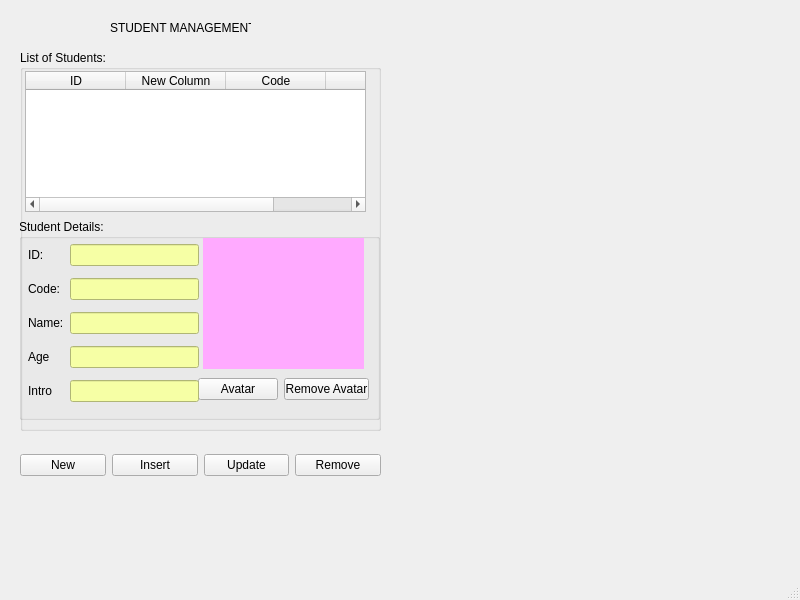
<?xml version="1.0" encoding="UTF-8"?>
<ui version="4.0">
 <class>MainWindow</class>
 <widget class="QMainWindow" name="MainWindow">
  <property name="geometry">
   <rect>
    <x>0</x>
    <y>0</y>
    <width>800</width>
    <height>600</height>
   </rect>
  </property>
  <property name="windowTitle">
   <string>K23416_LPT</string>
  </property>
  <widget class="QWidget" name="centralwidget">
   <widget class="QWidget" name="gridLayoutWidget">
    <property name="geometry">
     <rect>
      <x>20</x>
      <y>50</y>
      <width>361</width>
      <height>381</height>
     </rect>
    </property>
    <layout class="QGridLayout" name="gridLayout">
     <item row="0" column="0">
      <widget class="QGroupBox" name="groupBox">
       <property name="title">
        <string>List of Students:</string>
       </property>
       <widget class="QTableWidget" name="tableWidgetStudent">
        <property name="geometry">
         <rect>
          <x>5</x>
          <y>21</y>
          <width>341</width>
          <height>141</height>
         </rect>
        </property>
        <column>
         <property name="text">
          <string>ID</string>
         </property>
        </column>
        <column>
         <property name="text">
          <string>New Column</string>
         </property>
        </column>
        <column>
         <property name="text">
          <string>Code</string>
         </property>
        </column>
        <column>
         <property name="text">
          <string>Age</string>
         </property>
        </column>
       </widget>
       <widget class="QGroupBox" name="groupBox_3">
        <property name="geometry">
         <rect>
          <x>-1</x>
          <y>169</y>
          <width>361</width>
          <height>201</height>
         </rect>
        </property>
        <property name="title">
         <string>Student Details:</string>
        </property>
        <widget class="QLabel" name="labelAvatar">
         <property name="geometry">
          <rect>
           <x>184</x>
           <y>19</y>
           <width>161</width>
           <height>131</height>
          </rect>
         </property>
         <property name="styleSheet">
          <string notr="true">background-color: rgb(255, 170, 255);</string>
         </property>
         <property name="text">
          <string/>
         </property>
         <property name="pixmap">
          <pixmap>Image/img.png</pixmap>
         </property>
         <property name="scaledContents">
          <bool>true</bool>
         </property>
        </widget>
        <widget class="QWidget" name="horizontalLayoutWidget_2">
         <property name="geometry">
          <rect>
           <x>179</x>
           <y>150</y>
           <width>171</width>
           <height>41</height>
          </rect>
         </property>
         <layout class="QHBoxLayout" name="horizontalLayout_2">
          <item>
           <widget class="QPushButton" name="pushButtonAvatar">
            <property name="text">
             <string>Avatar</string>
            </property>
           </widget>
          </item>
          <item>
           <widget class="QPushButton" name="pushButton">
            <property name="text">
             <string>Remove Avatar</string>
            </property>
           </widget>
          </item>
         </layout>
        </widget>
        <widget class="QWidget" name="gridLayoutWidget_2">
         <property name="geometry">
          <rect>
           <x>9</x>
           <y>19</y>
           <width>171</width>
           <height>171</height>
          </rect>
         </property>
         <layout class="QGridLayout" name="gridLayout_2">
          <item row="0" column="0">
           <widget class="QLabel" name="label_3">
            <property name="text">
             <string>ID:</string>
            </property>
           </widget>
          </item>
          <item row="2" column="0">
           <widget class="QLabel" name="label_5">
            <property name="text">
             <string>Name:</string>
            </property>
           </widget>
          </item>
          <item row="1" column="0">
           <widget class="QLabel" name="label_4">
            <property name="text">
             <string>Code:</string>
            </property>
           </widget>
          </item>
          <item row="3" column="0">
           <widget class="QLabel" name="label_6">
            <property name="text">
             <string>Age</string>
            </property>
           </widget>
          </item>
          <item row="4" column="0">
           <widget class="QLabel" name="label_7">
            <property name="text">
             <string>Intro</string>
            </property>
           </widget>
          </item>
          <item row="0" column="1">
           <widget class="QLineEdit" name="lineEditId">
            <property name="styleSheet">
             <string notr="true">background-color: rgb(246, 255, 165);</string>
            </property>
           </widget>
          </item>
          <item row="1" column="1">
           <widget class="QLineEdit" name="lineEditCode">
            <property name="styleSheet">
             <string notr="true">background-color: rgb(246, 255, 165);</string>
            </property>
           </widget>
          </item>
          <item row="2" column="1">
           <widget class="QLineEdit" name="lineEditName">
            <property name="styleSheet">
             <string notr="true">background-color: rgb(246, 255, 165);</string>
            </property>
           </widget>
          </item>
          <item row="3" column="1">
           <widget class="QLineEdit" name="lineEditAge">
            <property name="styleSheet">
             <string notr="true">background-color: rgb(246, 255, 165);</string>
            </property>
           </widget>
          </item>
          <item row="4" column="1">
           <widget class="QLineEdit" name="lineEditIntro">
            <property name="styleSheet">
             <string notr="true">background-color: rgb(246, 255, 165);</string>
            </property>
           </widget>
          </item>
         </layout>
        </widget>
       </widget>
      </widget>
     </item>
    </layout>
   </widget>
   <widget class="QWidget" name="horizontalLayoutWidget">
    <property name="geometry">
     <rect>
      <x>20</x>
      <y>440</y>
      <width>361</width>
      <height>51</height>
     </rect>
    </property>
    <layout class="QHBoxLayout" name="horizontalLayout">
     <item>
      <widget class="QPushButton" name="pushButtonNew">
       <property name="text">
        <string>New</string>
       </property>
      </widget>
     </item>
     <item>
      <widget class="QPushButton" name="pushButtonInsert">
       <property name="text">
        <string>Insert</string>
       </property>
      </widget>
     </item>
     <item>
      <widget class="QPushButton" name="pushButtonUpdate">
       <property name="text">
        <string>Update</string>
       </property>
      </widget>
     </item>
     <item>
      <widget class="QPushButton" name="pushButtonRemove">
       <property name="text">
        <string>Remove</string>
       </property>
      </widget>
     </item>
    </layout>
   </widget>
   <widget class="QLabel" name="label">
    <property name="geometry">
     <rect>
      <x>110</x>
      <y>20</y>
      <width>141</width>
      <height>16</height>
     </rect>
    </property>
    <property name="text">
     <string>STUDENT MANAGEMENT</string>
    </property>
   </widget>
  </widget>
  <widget class="QMenuBar" name="menubar">
   <property name="geometry">
    <rect>
     <x>0</x>
     <y>0</y>
     <width>800</width>
     <height>18</height>
    </rect>
   </property>
  </widget>
  <widget class="QStatusBar" name="statusbar"/>
 </widget>
 <resources/>
 <connections/>
</ui>
